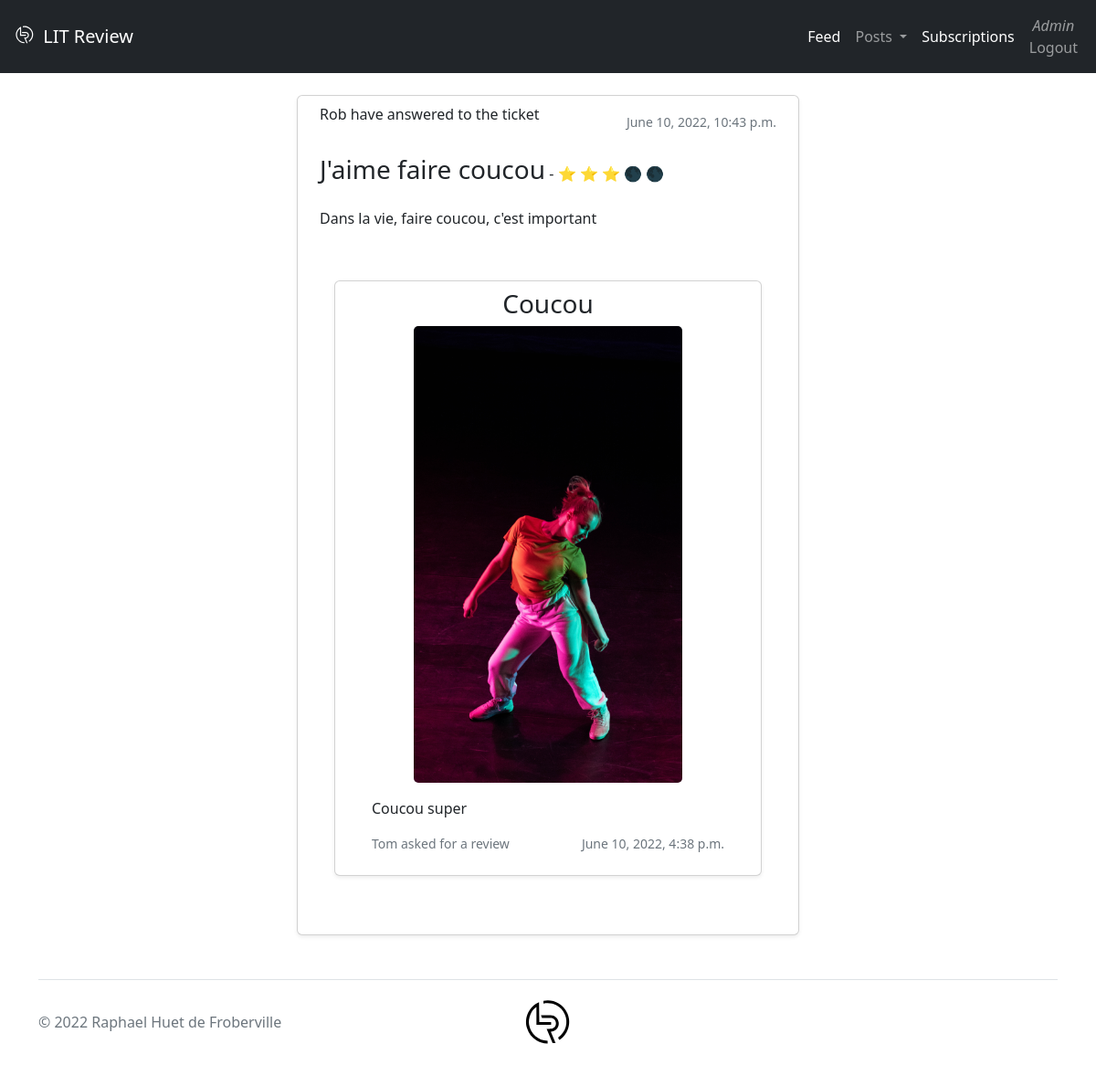
Screenshot of /view_review/1 (signed in) with the database file from the repository.
### user/models.py (models this page shows)
class User(AbstractUser, PermissionsMixin):
    email = models.EmailField(_('Email address'), unique=True)
    description = models.TextField(_('User description'), max_length=2048, blank=True)
    USERNAME_FIELD = 'email'
    REQUIRED_FIELDS = ['username']
    def __str__(self):
        return self.username

### book_review/models.py (models this page shows, shortened)
class Review(models.Model):
    ticket = models.ForeignKey(verbose_name=_('Ticket'), to=Ticket, on_delete=models.CASCADE)
    rating = models.PositiveSmallIntegerField(
        _('Rating'),
        choices=[(0, '0'), (1, '1'), (2, '2'), (3, '3'), (4, '4'), (5, '5')],
        default=0
    )
    user = models.ForeignKey(
        verbose_name=_('User'),
        to=get_user_model(), on_delete=models.CASCADE)
    headline = models.CharField(_('Headline'), max_length=128)
    body = models.CharField(_('Body'), max_length=8192, blank=True)
    time_created = models.DateTimeField(_('Created time'), auto_now_add=True)
    def inverse_rating(self):
        return 5 - self.rating

class Ticket(models.Model):
    title = models.CharField(_('Title'), max_length=128)
    description = models.TextField(_('Description'), max_length=2048, blank=True)
    user = models.ForeignKey(verbose_name=_('User'), to=get_user_model(), on_delete=models.CASCADE)
    image = models.ImageField(_('Image'), null=True, blank=True, upload_to="tickets")
    time_created = models.DateTimeField(_('Created time'), auto_now_add=True)
    def answered(self):
        if self.review_set.count():
            return True
        return False

### book_review/views/views_review.py (the view)
# urls.py: path('view_review/<int:review_id>', views.view_review, name="view_review"),
@login_required()
def view_review(request, review_id):
    reviews = [get_object_or_404(Review, pk=review_id)]
    return render(request, 'review/view_review.html', {'reviews': reviews})

### book_review/templates/review/view_review.html
{% extends 'index.html' %}
{% block content %}
    {% if reviews %}
        <div class="row row-cols-1 row-cols-sm-2 row-cols-md-2 g-3 justify-content-center">
        {% for review in reviews %}
            {% include "review/review.html" %}
        {% endfor %}
        </div>
    {% endif %}
{% endblock %}

### templates/header.html (shortened to what this page needs)
{% load static %}
{% load i18n %}
<nav class="navbar navbar-expand-lg navbar-dark bg-dark">
    <div class="container-fluid">
        <a class="navbar-brand" href="{% url 'feed' %}">
            <img src="{% static 'img/logo-LitReview.svg' %}" alt="LitReview-Logo" width="30"
                 height="24" class="d-inline-block align-text-top">
            LIT Review</a>
        <div class="collapse navbar-collapse justify-content-end" id="navbarNav">
            <ul class="navbar-nav align-items-end align-items-md-center">
                {% if user.is_authenticated %}
                    <li class="nav-item">
                        <a class="nav-link active" aria-current="page" href="{% url 'feed' %}">{% translate "Feed" %}</a>
                    </li>
                    <li class="nav-item dropdown">
                        <a class="nav-link dropdown-toggle" href="{% url 'create_ticket' %}" id="navbarDropdown"
                           role="button"
                           data-bs-toggle="dropdown" aria-expanded="false">
                            {% translate "Posts" %}
                        </a>
                    </li>
                    <li class="nav-item">
                        <a class="nav-link active" href="{% url 'list_subscriptions' %}">{% translate "Subscriptions" %}</a>
                    </li>
                    <li class="nav-item">
                        <a class="nav-link text-center" href="{% url 'logout_user' %}">
                            <span class="text-capitalize fst-italic fw-light"
                            >{{ user.username }}</span><br>{% translate "Logout" %}</a>
                    </li>
                {% else %}
                    <li class="nav-item">
                        <a class="nav-link active" href="{% url 'login_user' %}">{% translate "Login" %}</a>
                    </li>
                {% endif %}
            </ul>
        </div>
    </div>
</nav>

### book_review/templates/review/review.html (shortened to what this page needs)
{%  load i18n %}
    {% if review %}
        <div class="col">
            <div class="card shadow-sm px-4 py-2">
                <div class="d-flex justify-content-between align-items-center">
                    <p>{% if review.user == user%}{% translate "You" %}{% else %}{{ review.user }}{% endif %}
                        {% translate "have answered to the ticket" %}
                    </p>
                    <small class="text-muted">{{ review.time_created }}</small>
                </div>
                <div class="mt-3"><h1 class="d-inline fs-3">{{ review.headline }}</h1>
                    <span>-
                    {% with ''|center:review.rating as range %}
                        {% for _ in range %}
                            ⭐
                        {% endfor %}
                    {% endwith %}
                    {% with ''|center:review.inverse_rating as range %}
                        {% for _ in range %}
                            🌑
                        {% endfor %}
                    {% endwith %}
                    </span>
                </div>
                <div class="my-4">
                    {{ review.body }}
                </div>
                <div class="card-body">
                    <div class="row my-3">
                        {% with review.ticket as ticket %}
                            {% include "ticket/ticket.html" %}
                    </div>
                        {% endwith %}
                </div>
            </div>
        </div>
    {% endif %}

### book_review/templates/ticket/ticket.html (shortened to what this page needs)
{% load i18n %}
{% if ticket %}
    <div class="col">
        <div class="card shadow-sm px-4 py-2">
            <h1 class="text-center fs-3">{{ ticket.title }}</h1>
            <div class="text-center">
                {% if ticket.image %}
                    <img class="bd-placeholder-img card-img"
                         style="max-width: 300px; max-height: 500px; width:auto; height:auto"
                         src="{{ ticket.image.url }}"
                         role="img" focusable="false"></div>
                {% endif %}
            <div class="card-body">
                <p class="card-text">{{ ticket.description }}</p>
                <div class="d-flex justify-content-between align-items-center">
                    <div class="btn-group">
                        {% if ticket.user == user %}
                            <a class="btn btn-sm btn-outline-secondary" href=
                                    "{% url 'create_ticket' ticket_id=ticket.id %}">{% translate "Modify" %}</a>
                            <form action="{% url 'delete_ticket' %}">
                                {% csrf_token %}
                                <input type="hidden" name="delete_ticket_id" value="{{ ticket.id }}">
                                <input type="submit" class="btn btn-sm btn-outline-danger"
                                       value="{% translate "Delete" %}">
                            </form>
                        {% else %}
                            <small class="text-muted">{{ ticket.user }}
                                {% translate "asked for a review" %}
                            </small>
                        {% endif %}
                    </div>
                    <small class="text-muted">{{ ticket.time_created }}</small>
                </div>
            </div>
        </div>
    </div>
{% endif %}

### rows the page displays
User: username "Admin"
Review: user "Rob", time_created "June 10, 2022, 10:43 p.m.", headline "J'aime faire coucou", rating 3 (drawn), body "Dans la vie, faire coucou, c'est important", ticket "Coucou", ticket.image (picture), ticket.description "Coucou super", ticket.user "Tom", ticket.time_created "June 10, 2022, 4:38 p.m."
